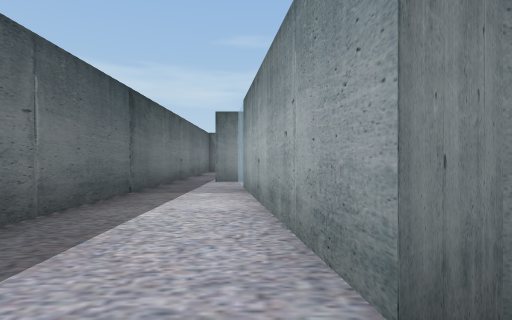
View 1 (above)

19 first-person views from a walk through a 3-D level made in the Unity game engine. The camera is 1.3 m above the floor, looks level and sees 80° across. The floor is counted in squares, 2 m on a side. Each view is taken from the middle of a square. On the plan, view 1 faces up. The plan holds only what a view shows up to about 10 squares ahead; the rest is blank. The place goes on beyond the plan. The player character is not drawn.

View 2
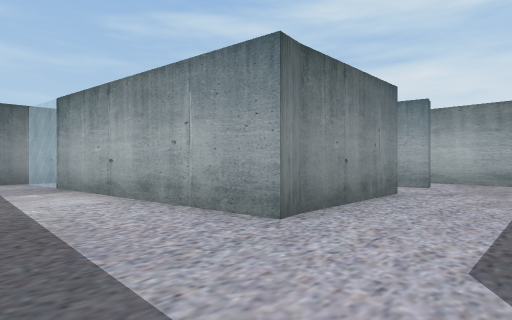

View 3
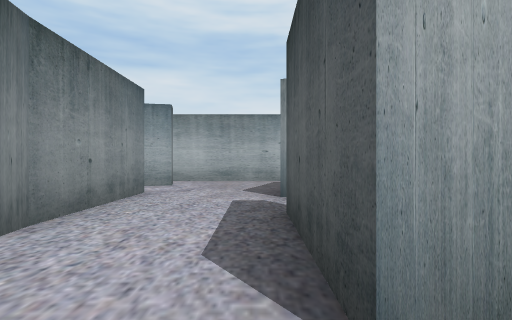

View 4
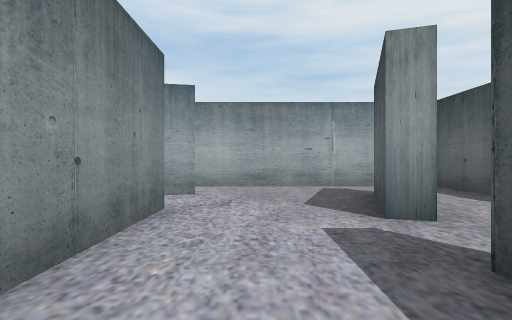

View 5
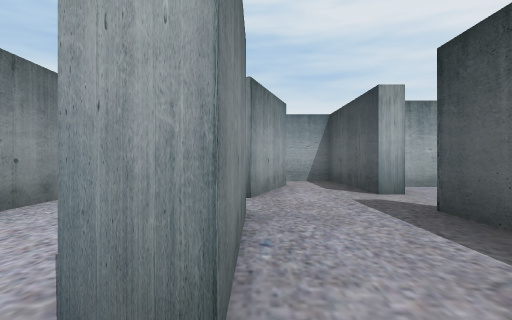

View 6
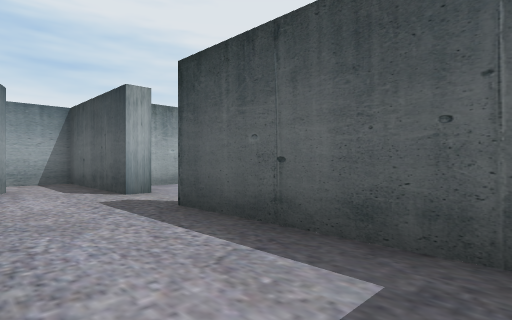

View 7
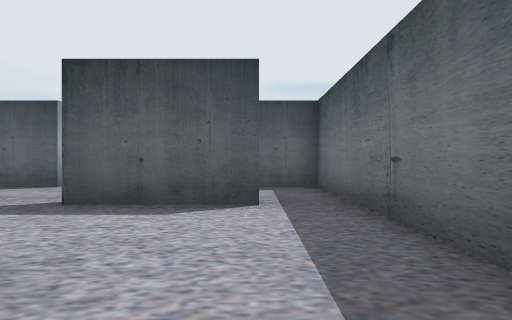

View 8
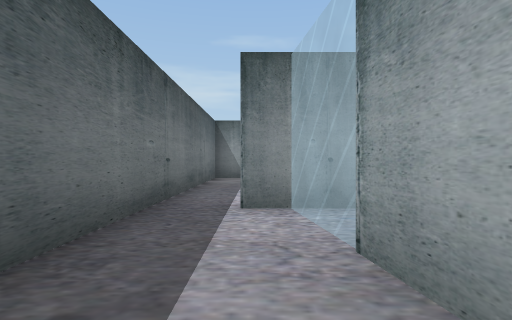

View 9
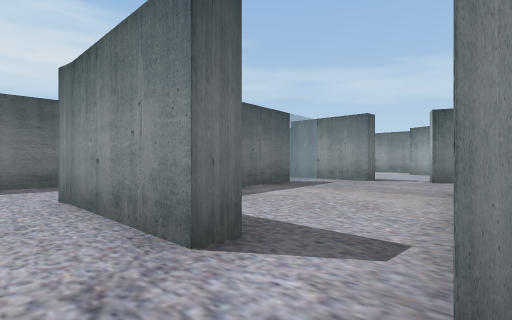

View 10
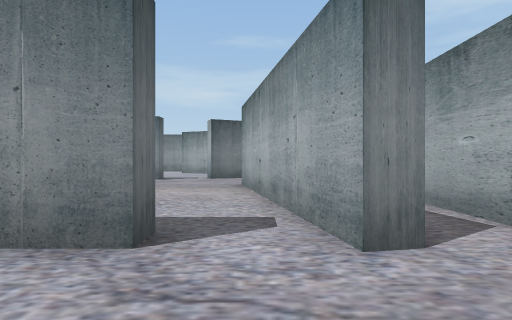

View 11
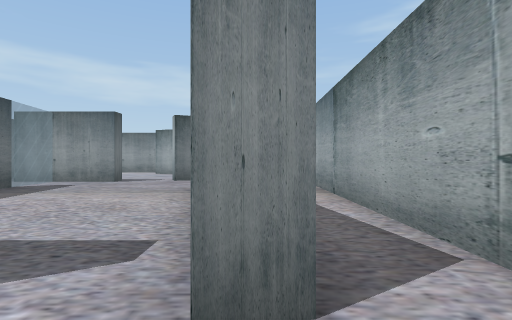

View 12
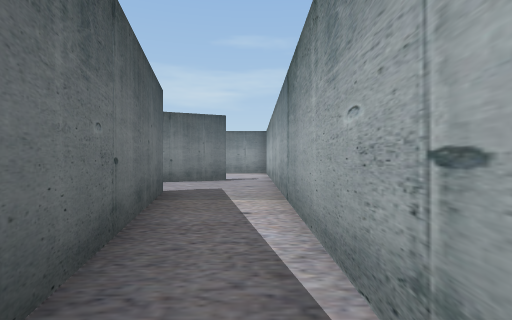

View 13
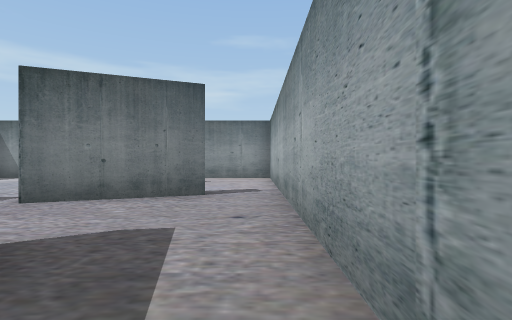

View 14
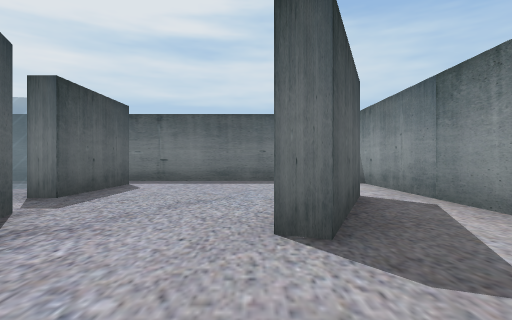

View 15
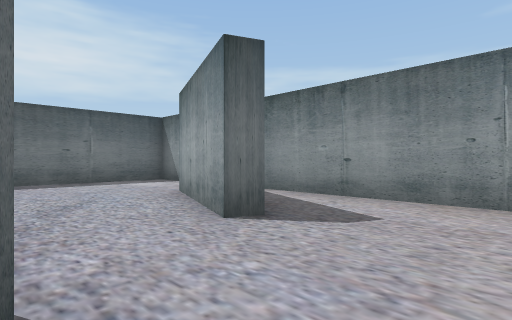

View 16
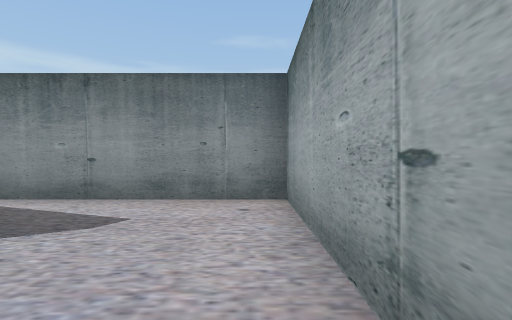

View 17
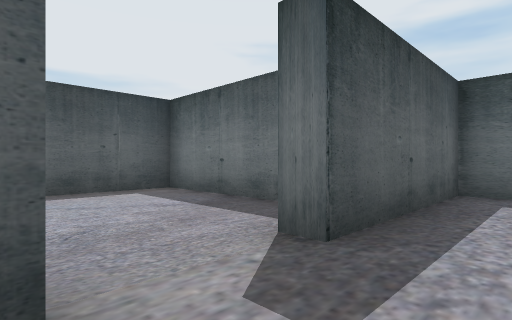

View 18
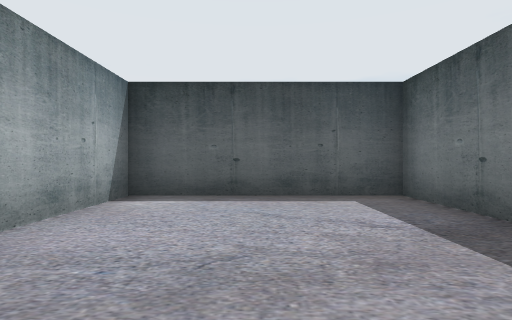

View 19
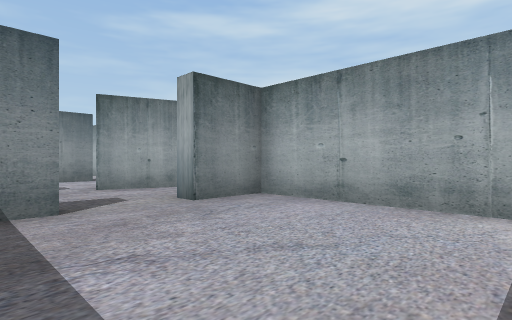

### Floor plan
Points are (right, up) in squares from view 1. A wall is a line through its corners. A room is listed if a view was taken in it or the views show most of it. See-through windows are left out.
Room 1 (views 1, 2, 3, 4, 7, 8, 9, 10, 11, 12)
walls: (1, 1.2) (0.5, 1.2) (-0.3, 7.2); (4.1, 1.2) (0.9, 1.2); (-1, -1.4) (1.9, -1.4); (3.4, -1.4) (5.6, -2.2); (6.3, 1.3) (5.8, 1.2); (7.5, -1.6) (7.5, 1.4); (-2.5, 8.6) (-2.5, -1.6)
ways out: opening at (-2, -2) to room 2; opening at (2.5, -2) to room 2; opening at (7, 2) to room 3; opening at (-2, 9) to room 4; opening at (6.5, -2) to room 5; opening at (5, 2) to room 7
Room 2 (views 5, 6)
walls: (1.5, -1.9) (-1, -1.9) (-1, -1.4); (-2.5, -1.6) (-2.5, -4.3) (1.9, -4.3); (3.2, -1.9) (3.4, -1.4)
ways out: opening at (-2, -2) to room 1; opening at (2.5, -2) to room 1; opening at (4.5, -3) to room 5; opening at (3, -4) to room 6
Room 3 (view 13)
walls: (5.1, 7.1) (6.1, 2); (6.1, 10.7) (3.5, 9.6); (7.5, 1.4) (7.5, 10.6)
ways out: opening at (7, 2) to room 1; opening at (7, 10) to room 4; opening at (5, 8.5) to room 7
Room 4 (views 14, 15, 16)
walls: (1.6, 14.8) (4.5, 13.6) (4.3, 13.2) (1.3, 14.4); (3.5, 9.6) (3.3, 10) (3.7, 10.2); (-1.2, 9.6) (1.9, 9.6); (-2.5, 15.8) (-2.5, 8.6); (7.5, 10.6) (7.5, 16) (-2.1, 16)
ways out: opening at (-2, 9) to room 1; opening at (7, 10) to room 3; opening at (2.5, 9) to room 7; gap at (2, 15)
Room 5 (view 17)
walls: (5.8, -2.8) (3.2, -1.9); (3.8, -4.3) (7.5, -4.3) (7.5, -1.6)
ways out: opening at (6.5, -2) to room 1; opening at (4.5, -3) to room 2
Room 6 (views 18, 19)
walls: (0.3, -6.1) (0.3, -9.6) (5.3, -9.6) (5.3, -4.8) (3.8, -4.8) (3.8, -4.3); (1.9, -4.3) (1.9, -4.8) (1.2, -4.8)
ways out: opening at (3, -4) to room 2
Room 7 (no view inside)
walls: (0.2, 7.3) (0.5, 4.9); (1.9, 9.6) (1.9, 9.1) (-1.2, 9.1); (4.1, 1.8) (4.1, 1.2); (5.8, 1.2) (4.6, 7.1)
ways out: opening at (5, 2) to room 1; opening at (5, 8.5) to room 3; opening at (2.5, 9) to room 4

Where each view was taken, in squares from view 1:
view 1: 0 up, 0 right, facing up
view 2: 1 down, 2 left, facing up-right
view 3: 1 down, 2 left, facing right
view 4: 0 up, 0 right, facing right
view 5: 2 down, 2 left, facing right
view 6: 2 down, 2 left, facing down-right
view 7: 3 up, 1 left, facing down
view 8: 5 up, 1 left, facing up
view 9: 0 up, 6 right, facing up-left
view 10: 1 down, 5 right, facing up
view 11: 0 up, 6 right, facing up
view 12: 1 up, 7 right, facing up
view 13: 5 up, 7 right, facing up
view 14: 13 up, 7 right, facing left
view 15: 11 up, 7 right, facing up-left
view 16: 11 up, 7 right, facing up
view 17: 3 down, 4 right, facing down-left
view 18: 4 down, 3 right, facing down
view 19: 9 down, 1 right, facing up-right
